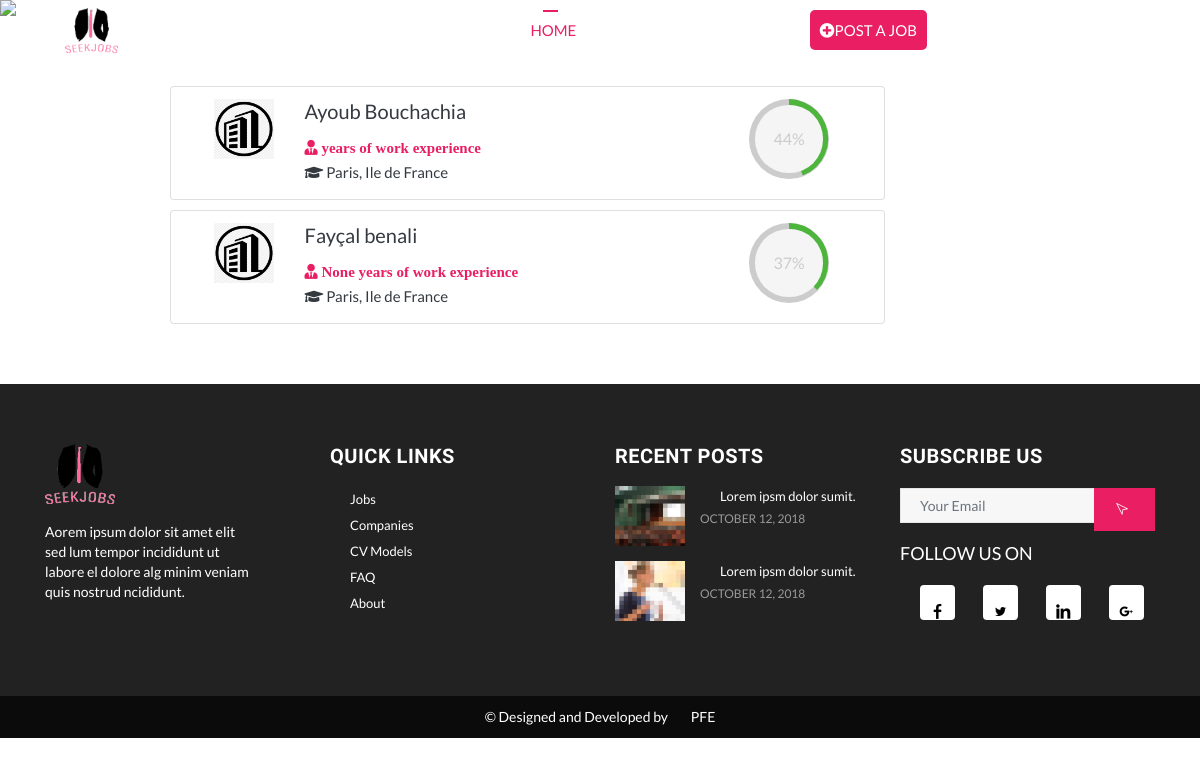
/applications/2, run on the app's committed database.
### SEEKJOBSPLATFORM/models.py (models this page shows, shortened)
class applications(models.Model):
    user = models.ForeignKey(user_account, on_delete=models.CASCADE)
    job = models.ForeignKey(Jobs, on_delete=models.CASCADE)
    score = models.IntegerField(default=0)
    status = models.TextField(default='pending')

class user_account(models.Model):
    user = models.OneToOneField(User, on_delete=models.CASCADE)
    gender = models.CharField(max_length=15)
    contact_number = models.CharField(max_length=10)
    registration_date = models.DateField(default=datetime.now)
    user_address = models.CharField(max_length=200, blank=True)
    profile_picture = models.ImageField(upload_to='Profile_pictures/')
    def get_full_name(self):
        return self.user.first_name + " " + self.user.last_name

class Jobs(models.Model):
    id = models.AutoField(primary_key=True)
    job_title = models.CharField(max_length=200)
    job_published = models.DateTimeField('Date published', default=datetime.now)
    job_description = models.TextField()
    job_company = models.ForeignKey(company, on_delete=models.CASCADE)
    job_location = models.CharField(max_length=50)
    job_experience = models.IntegerField()
    job_education = models.CharField(max_length=20)
    job_type = models.CharField(max_length=20, default='Full time')
    views = models.IntegerField(default=0)
    job_skills = models.TextField(blank=True)
    job_education_extracted = models.TextField(blank=True, default='')
    job_experience_extracted = models.TextField(blank=True, default='')
    job_skills_extracted = models.TextField(blank=True, default='')
    def company(self):
        return str(self.job_company.company_name)

class seeker_resume(models.Model):
    user = models.OneToOneField(user_account, on_delete=models.CASCADE)
    resume_path = models.FileField(upload_to='userResume/')
    education = models.TextField(blank=True, null=True)
    experience = models.TextField(blank=True, null=True)
    skills = models.TextField(blank=True, null=True)
    degree = models.TextField(null=True, blank=True)
    cv_education_extracted = models.TextField(blank=True, default='')
    cv_experience_extracted = models.TextField(blank=True, default='')
    cv_skills_extracted = models.TextField(blank=True, default='')

### SEEKJOBSPLATFORM/views.py (the view)
# urls.py: path('applications/<int:job_id>', views.application, name='applications'),
def application(request, job_id):
    j = Jobs.objects.get(id=job_id)
    result = []
    try:
        candidates = applications.objects.filter(job=j)
        for c in candidates:
            resume = seeker_resume.objects.get(user=c.user)
            result.append((c, resume))
        return render(request=request, template_name='SEEKJOBSPLATFORM/applications.html',
                      context={'result': result, 'job': j})
    except:
        return HttpResponse('error')

### SEEKJOBSPLATFORM/templates/SEEKJOBSPLATFORM/applications.html (shortened to what this page needs)
<!DOCTYPE html>
{% load static %}
<html lang="en">
<head>
    <link rel="stylesheet" type="text/css" href="{% static '/css/bootstrap.min.css' %}">
    <link rel="stylesheet" type="text/css" href="{% static '/fonts/line-icons.css' %}">
    <link rel="stylesheet" type="text/css" href="{% static '/css/slicknav.css' %}">
    <link rel="stylesheet" type="text/css" href="{% static '/css/circle.css' %}">
    <link rel="stylesheet" type="text/css" href="{% static '/css/nivo-lightbox.css' %}">
    <link rel="stylesheet" type="text/css" href="{% static '/css/animate.css' %}">
    <link rel="stylesheet" type="text/css" href="{% static '/css/main.css' %}">
    <link rel="stylesheet" type="text/css" href="{% static '/css/responsive.css' %}">
    <link href="{% static '/css/fontawesome/css/all.css' %}" rel="stylesheet" type="text/css">
    <link href="{% static '/css/fontawesome/css/fontawesome.css' %}" rel="stylesheet" type="text/css">
</head>
<body>
<header id="header-wrap">
    <nav class="navbar navbar-expand-lg fixed-top scrolling-navbar">
        <div class="container">
            <div class="navbar-header">
                <a href="{% url 'SEEKJOBSPLATFORM:homepage' %}" class="navbar-brand"><img src="{% static '/img/logo.png' %}"
                                                                              alt="EWORK"></a></div>
            <div class="collapse navbar-collapse" id="main-navbar">
                <ul class="navbar-nav mr-auto w-100 justify-content-end">
                    <li class="nav-item active"><a class="nav-link" href="{% url 'SEEKJOBSPLATFORM:homepage' %}"> Home </a></li>
                    <li class="nav-item"><a class="nav-link" href="{% url 'SEEKJOBSPLATFORM:jobs' %}"> jobs </a></li>
                    <li class="nav-item"><a class="nav-link" href="{% url 'SEEKJOBSPLATFORM:companies' %}"> companies </a></li>
                    {% if candidate %}
                        <li class="nav-item"><a class="nav-link" href="{% url 'SEEKJOBSPLATFORM:recommendations' %}">
                            recommendations </a>
                        </li>
                    {% else %}
                        <li class="nav-item"><a class="nav-link nav-btn" href="{% url 'SEEKJOBSPLATFORM:post-a-job' %}"><i class="fas fa-plus-circle"></i>post a job </a></li>
                    {% endif %}
                    {% if request.user.is_anonymous %}
                        <li class="nav-item"><a class="nav-link" href="{% url 'SEEKJOBSPLATFORM:register' %}"> <i class="fa fa-key"></i>register
                        </a>
                        </li>
                    {% endif %}
                    {% if not request.user.is_anonymous %}
                        <li class="nav-item"><a class="nav-link" href="{% url 'SEEKJOBSPLATFORM:resume' request.user.username %}"> <i class="fa fa-user-tie"> </i>
                             Profile </a>
                        </li>
                        <li class="nav-item"><a class="nav-link" href="{% url 'SEEKJOBSPLATFORM:logout' %}"> <i class="fa fa-sign-out-alt"></i>
                            Logout </a>
                        </li>
                    {% else %}
                        <li class="nav-item"><a class="nav-link" href="{% url 'SEEKJOBSPLATFORM:login' %}"> <i class="fa fa-sign-in-alt"></i> Login
                        </a>
                        </li>
                    {% endif %}
                </ul>
            </div>
        </div>
    </nav>
    <div id="main-slide" class="carousel slide" data-ride="carousel">
        <div class="carousel-inner slide-h ">
            <div class="carousel-item active  "><img class="d-md-block w-100 "
                                                     src="{% static '/img/slider/slide1.jpg' %}">
                <div class="carousel-caption d-md-block">
                    <h3 class="fadeInUp wow" data-wow-delay=".6s">Applications For A {{ job.job_title }} Post</h3></div>
            </div>
        </div>
    </div>
</header>
<section class="section-padding container w-75">
    <div class="list-group col-10">
        {% for info in result %}
            <a href="resume/{{ info.0.id }}">
                <div class="card list-group-item list-group-item-action">
                    <div class="text-dark align-content-lg-start">
                        <div class="job-post col ">
                            <img src="{% static '/img/test-logo.png' %}">
                            <div class="col-md-8">
                                <h5 class="card-title">{{ info.0.user.get_full_name }}</h5>
                                <span class="company"><i
                                        class="fas fa-user-tie"> {{ info.1.experience }} years of work experience</i>   </span>
                                <br>
                                <span><i class="fas fa-graduation-cap"></i> {{ job.job_location }}</span>
                            </div>
                            <div class="col-2 ">
                                <div class="text-center d-block">
                                    <div class="c100 p{{ info.0.score }} small green">
                                        <span class="d-block"> {{ info.0.score }}%   </span>
                                    </div>
                                </div>
                            </div>
                        </div>
                    </div>
                </div>
            </a>
        {% endfor %}
    </div>
</section>
<footer class="footer-area section-padding">
    <div class="container">
        <div class="row">
            <div class="col-md-6 col-lg-3 col-sm-6 col-xs-12 wow fadeInUp" data-wow-delay="0.2s">
                <h3><img src="{% static '/img/logo.png' %}" alt=""></h3>
                <p> Aorem ipsum dolor sit amet elit sed lum tempor incididunt ut labore el dolore alg minim veniam quis
                    nostrud ncididunt. </p>
            </div>
            <div class="col-md-6 col-lg-3 col-sm-6 col-xs-12 wow fadeInUp" data-wow-delay="0.4s">
                <h3>QUICK LINKS</h3>
                <ul>
                    <li><a href="#">Jobs</a></li>
                    <li><a href="#">Companies</a></li>
                    <li><a href="#">CV Models</a></li>
                    <li><a href="#">FAQ</a></li>
                    <li><a href="#">About</a></li>
                </ul>
            </div>
            <div class="col-md-6 col-lg-3 col-sm-6 col-xs-12 wow fadeInUp" data-wow-delay="0.6s">
                <h3>RECENT POSTS</h3>
                <ul class="image-list">
                    <li>
                        <figure class="overlay"><img class="img-fluid" src="{% static '/img/art/a1.jpg' %}" alt="">
                        </figure>
                        <div class="post-content">
                            <h6 class="post-title"><a href="">Lorem ipsm dolor sumit.</a></h6>
                            <div class="meta"><span class="date">October 12, 2018</span></div>
                        </div>
                    </li>
                    <li>
                        <figure class="overlay"><img class="img-fluid" src="{% static '/img/art/a2.jpg' %}" alt="">
                        </figure>
                        <div class="post-content">
                            <h6 class="post-title"><a href="">Lorem ipsm dolor sumit.</a></h6>
                            <div class="meta"><span class="date">October 12, 2018</span></div>
                        </div>
                    </li>
                </ul>
            </div>
            <div class="col-md-6 col-lg-3 col-sm-6 col-xs-12 wow fadeInUp" data-wow-delay="0.8s">
                <h3>SUBSCRIBE US</h3>
                <div class="widget">
                    <div class="newsletter-wrapper">
                        <form method="post" id="subscribe-form" name="subscribe-form" class="validate">
                            <div class="form-group is-empty">
                                <input type="email" value="" name="Email" class="form-control" id="EMAIL"
                                       placeholder="Your email" required="">
                                <button type="submit" name="subscribe" id="subscribes" class="btn btn-common sub-btn"><i
                                        class="lni-pointer"></i></button>
                            </div>
                        </form>
                    </div>
                </div>
                <div class="widget">
                    <h5 class="widget-title">FOLLOW US ON</h5>
                    <ul class="footer-social">
                        <li><a class="facebook" href="#"><i class="lni-facebook-filled"></i></a></li>
                        <li><a class="twitter" href="#"><i class="lni-twitter-filled"></i></a></li>
                        <li><a class="linkedin" href="#"><i class="lni-linkedin-filled"></i></a></li>
                        <li><a class="google-plus" href="#"><i class="lni-google-plus"></i></a></li>
                    </ul>
                </div>
            </div>
        </div>
    </div>
</footer>
<div id="copyright">
    <div class="container">
        <div class="row">
            <div class="col-md-12">
                <div class="site-info">
                    <p>© Designed and Developed by <a href="#" rel="nofollow">PFE</a></p>
                </div>
            </div>
        </div>
    </div>
</div>
</body>
</html>

### static/css/circle.css (style rules this page uses)
.c100 { position: relative; font-size: 120px; width: 1em; height: 1em; -webkit-border-radius: 50%; -moz-border-radius: 50%; -ms-border-radius: 50%; -o-border-radius: 50%; border-radius: 50%; float: left; margin: 0 0.1em 0.1em 0; background-color: #cccccc; }
.c100 *, .c100 *:before, .c100 *:after { -webkit-box-sizing: content-box; -moz-box-sizing: content-box; box-sizing: content-box; }
.c100.small { font-size: 80px; }
.c100 > span { position: absolute; width: 100%; z-index: 1; left: 0; top: 0; width: 5em; line-height: 5em; font-size: 0.2em; color: #cccccc; display: block; text-align: center; white-space: nowrap; -webkit-transition-property: all; -moz-transition-property: all; -o-transition-property: all; transition-property: all; -webkit-transition-duration: 0.2s; -moz-transition-duration: 0.2s; -o-transition-duration: 0.2s; transition-duration: 0.2s; -webkit-transition-timing-function: ease-out; -moz-transition-timing-function: ease-out; -o-transition-timing-function: ease-out; transition-timing-function: ease-out; }
.c100:after { position: absolute; top: 0.08em; left: 0.08em; display: block; content: " "; -webkit-border-radius: 50%; -moz-border-radius: 50%; -ms-border-radius: 50%; -o-border-radius: 50%; border-radius: 50%; background-color: whitesmoke; width: 0.84em; height: 0.84em; -webkit-transition-property: all; -moz-transition-property: all; -o-transition-property: all; transition-property: all; -webkit-transition-duration: 0.2s; -moz-transition-duration: 0.2s; -o-transition-duration: 0.2s; transition-duration: 0.2s; -webkit-transition-timing-function: ease-in; -moz-transition-timing-function: ease-in; -o-transition-timing-function: ease-in; transition-timing-function: ease-in; }

### static/css/responsive.css (style rules this page uses)
@media (min-width: 992px) and (max-width: 1366px) { #main-slide .carousel-caption { top: 25%; } }
@media (min-width: 992px) and (max-width: 1366px) { .navbar-expand-lg .navbar-nav .nav-link { padding: 0 10px; } }

### data on the page
applications: user.last_name "Ayoub Bouchachia", score "44"
Jobs: job_location "Paris, Ile de France"
applications: user.last_name "Fayçal benali", experience "None", score "37"
